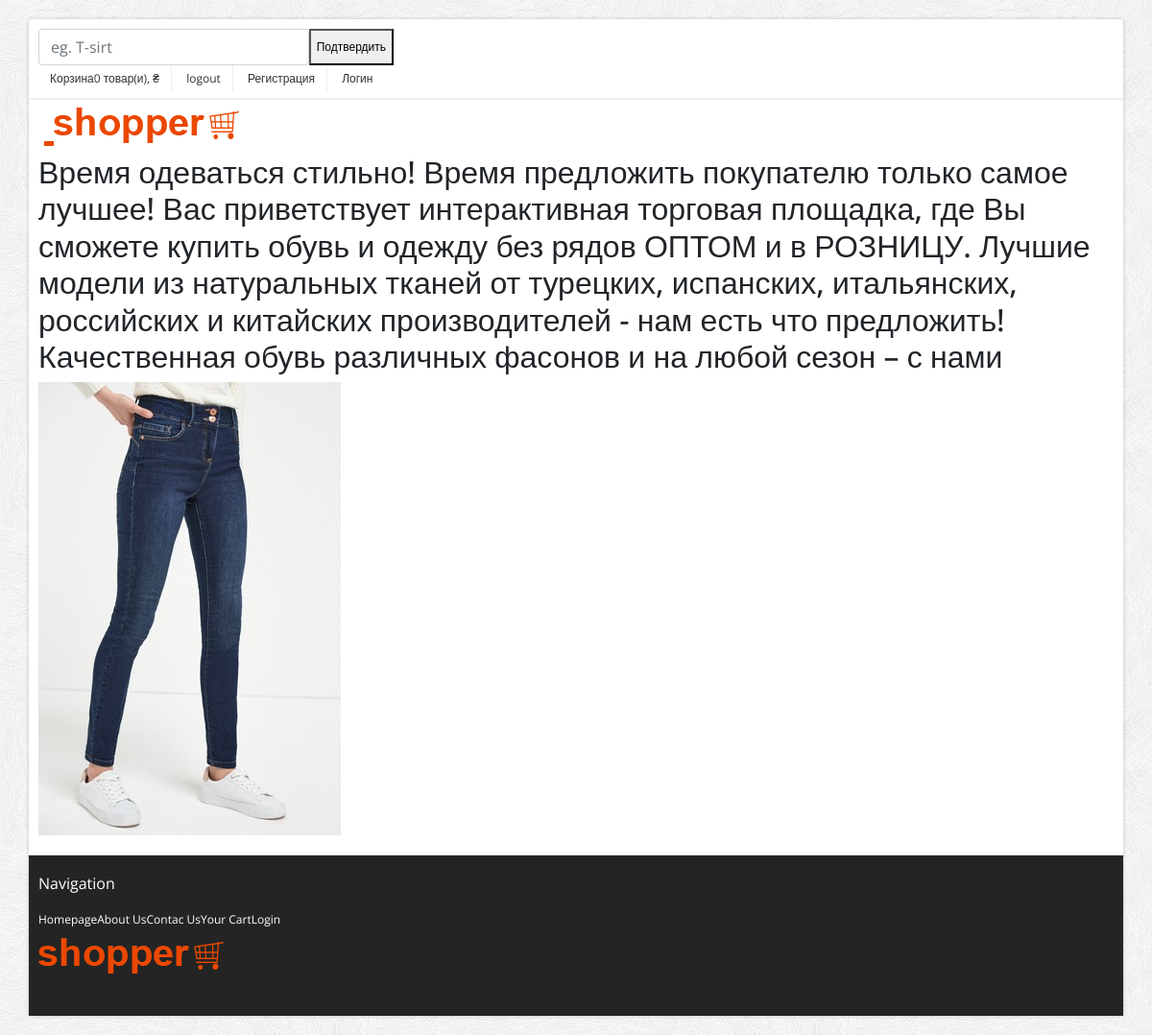
Screenshot of /aboutus/ with the database file from the repository.
### main_clothesmarket/models.py (models this page shows, shortened)
class AboutUs(models.Model):
    des = models.CharField(max_length=400)
    photo = models.ImageField()
    is_visible = models.BooleanField(default=True)

### main_clothesmarket/views.py (the view)
# urls.py: path('aboutus/', about_us_view, name='about_us_view',)
def about_us_view(request):
    aboutus = AboutUs.objects.filter(is_visible=True)
    return render(request, 'about_us.html', context={
        'aboutus': aboutus[0],
    })

### templates/about_us.html
{% extends 'base.html' %}
{% load static %}
{% block content %}
 <h2>{{ aboutus.des }}</h2><img  src={{ aboutus.photo.url }}>
{% endblock %}

### static/themes/css/main.css (style rules this page uses)
body { font-size: 12px; font-family: 'Open Sans', arial, tahoma, sans-serif; background:url(../images/bg.png) repeat 0 0 fixed; }

### rows the page displays
AboutUs: des "Время одеваться стильно! Время предложить покупателю только самое лучшее! Вас приветствует интерактивная торговая площадка, где Вы сможете купить обувь и одежду без рядов ОПТОМ и в РОЗНИЦУ. Лучшие модели из натуральных тканей от турецких, испанских, итальянских, российских и китайских производителей - нам есть что предложить! Качественная обувь различных фасонов и на любой сезон – с нами", photo (picture)

### other values shown
{{ total_items }} "0"
